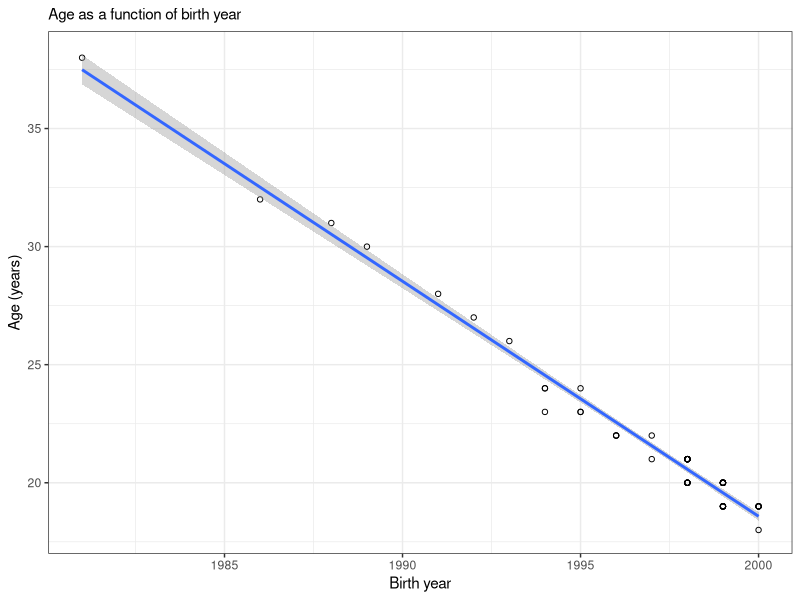
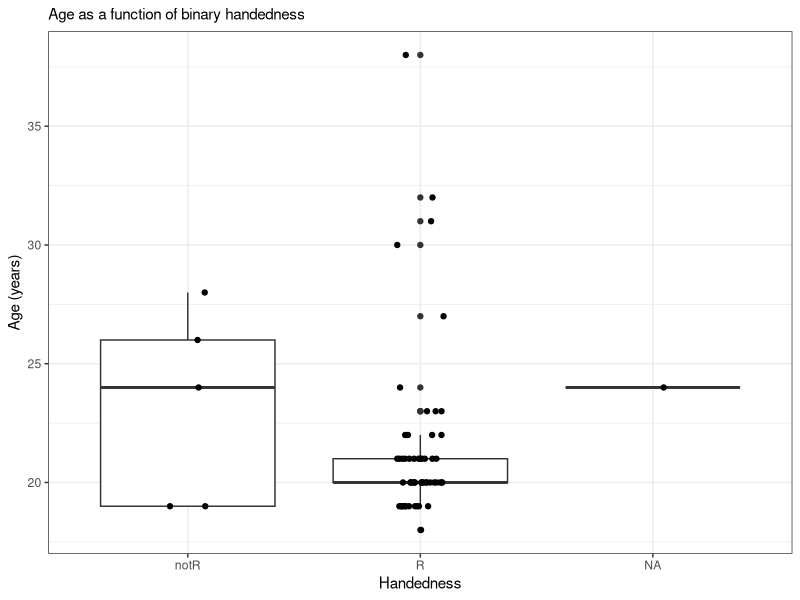

The R script that drew these images, in order:
## ---- chunk 1
knitr::opts_chunk$set(echo = TRUE)
require(tidyverse)
## ---- chunk 2
IntroSurvey <- read_csv("../classdata_2019.csv")
## ---- chunk 3
IntroSurvey <- mutate(IntroSurvey,
                      regret_total = (regret1 + regret2 + regret3 + regret4 + regret5) / 5,
                      maxi_total = (maxi1 + maxi2 + maxi3 + maxi4 + maxi5 + maxi6) / 6,
                      maxi_as = (maxi1 + maxi3) / 2,
                      maxi_dd = (maxi2 + maxi5) / 2,
                      maxi_hs = (maxi4 + maxi6) / 2)
## ---- chunk 4
IntroSurvey <- mutate(IntroSurvey,
                      dec_mode_binary = ifelse(startsWith(dec_mode, "calculation-based"),
                                          "calc",
                                          "not-calc"),
                      school_binary = ifelse(school %in% c("Barnard", "CC"),
                                             "B_CC",
                                             "GS_SPS"),
                      handed_binary = ifelse(handed == "R",
                                             "R",
                                             "notR"))
## ---- chunk 5
# First, create a summary dataframe to hold the relevant info
age_summary <- summarize(IntroSurvey,
                         mean_age = mean(age, na.rm = TRUE),
                         sd_age = sd(age, na.rm = TRUE),
                         no_responses_age = sum(is.na(age)))

# Then print the dataframe to show the summary values inside
age_summary
## ---- chunk 6
gender_count <- count(IntroSurvey,
                     gender)

gender_count
## ---- chunk 7
cor_summaries <- summarize(IntroSurvey,
                               mean_var1 = mean(age, na.rm = TRUE),
                               sd_var1 = sd(age, na.rm = TRUE),
                               mean_var2 = mean(birthyear, na.rm = TRUE),
                               sd_var2 = sd(birthyear, na.rm = TRUE))

cor_summaries
## ---- chunk 8
cor_report <- cor.test(~ age + birthyear, method = "pearson", data = IntroSurvey)

cor_report
## ---- chunk 9
cor_report$estimate
## ---- chunk 10
cor_report$p.value
## ---- chunk 11
t_test_summaries <- IntroSurvey %>%
  group_by(handed_binary) %>%
  summarize(count_dv = n(),
            mean_dv = mean(age, na.rm = TRUE),
            sd_dv = sd(age, na.rm = TRUE))

t_test_summaries
## ---- chunk 12
t_test_report <- t.test(age ~ handed_binary, data = IntroSurvey)

t_test_report
## ---- chunk 13
t_test_report$estimate
## ---- chunk 14
t_test_report$statistic
## ---- chunk 15
t_test_report$p.value
## ---- chunk 16
bwtheme <- theme_bw() + 
  theme(strip.background = element_rect(fill = 'white')) +
  theme(plot.title = element_text(size = rel(1))) + 
  theme(axis.title = element_text(size = rel(1)))
## ---- chunk 17
ggplot(IntroSurvey, aes(x = birthyear, y = age)) +
  geom_point(shape = 1) +
  geom_smooth(method = lm) +
  # labs() lets you modify various labels in a ggplot
  labs(title = "Age as a function of birth year",
       x = "Birth year",
       y = "Age (years)") +
  bwtheme
## ---- chunk 18
ggplot(IntroSurvey, aes(x = handed_binary, y = age)) +
  geom_boxplot() +
  geom_jitter(position=position_jitter(width = .1, height = 0)) +
  labs(title = "Age as a function of binary handedness",
       x = "Handedness",
       y = "Age (years)") +
  bwtheme
